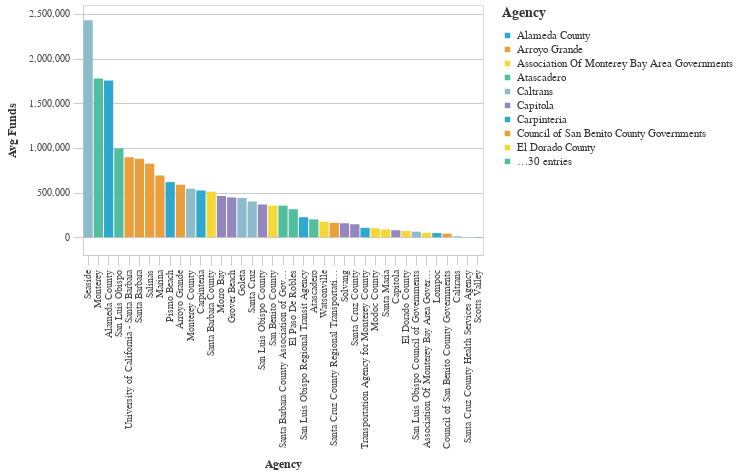

This figure's notebook cell:
### Markdown cell above
### Lowest Average Total Funds by Agency ($2021)

### Code cell
#Bar chart Bottom Average Total Requested Funds by Agency
avg_funds_bottom = (df>>group_by(_.primary_agency_name)>>summarize(avg_funds=_.adjusted_total_requested.mean())>>arrange(-_.avg_funds)).tail(50)

chart5=( _dla_utils.basic_bar_chart_no_save((avg_funds_bottom.tail(40)), 'primary_agency_name','avg_funds', 'primary_agency_name', district))
    
display(chart5)

### Figure 1 — Vega-Lite specification as saved in the notebook (floating-point values rounded to 4 significant figures)
{"config": {"view": {"continuousWidth": 400, "continuousHeight": 300}, "axis": {"domainColor": "#cbcbcb", "grid": true, "gridColor": "#cbcbcb", "gridWidth": 1, "labelColor": "#474747", "labelFont": "Nunito Sans", "labelFontSize": 10, "labelPadding": 4, "tickColor": "#cbcbcb", "tickSize": 10, "titleColor": "#333", "titleFont": "Raleway", "titleFontSize": 12, "titlePadding": 10}, "axisBand": {"grid": false}, "background": "white", "font": "Raleway", "header": {"labelFont": "Nunito Sans", "titleFont": "Raleway"}, "legend": {"labelColor": "#333", "labelFont": "Nunito Sans", "labelFontSize": 11, "labelLimit": 0, "padding": 1, "symbolSize": 30, "symbolType": "square", "titleColor": "#333", "titleFont": "Raleway", "titleFontSize": 14, "titlePadding": 10}, "title": {"anchor": "middle", "font": "Raleway", "fontSize": 18, "fontWeight": 300, "offset": 20}}, "data": {"name": "data-39825cd6d3b6ffcccf754ad0f57cae8b"}, "mark": "bar", "encoding": {"color": {"field": "primary_agency_name", "legend": {"symbolLimit": 10, "title": "Agency"}, "scale": {"range": ["#2EA8CE", "#EB9F3C", "#F4D837", "#51BF9D", "#8CBCCB", "#9487C0"]}, "type": "nominal"}, "tooltip": [{"field": "primary_agency_name", "type": "nominal"}, {"field": "avg_funds", "type": "quantitative"}], "x": {"field": "primary_agency_name", "sort": "-y", "title": "Agency", "type": "nominal"}, "y": {"field": "avg_funds", "title": "Avg Funds", "type": "quantitative"}}, "height": 250, "width": 400, "$schema": "https://vega.github.io/schema/vega-lite/v4.17.0.json", "datasets": {"data-39825cd6d3b6ffcccf754ad0f57cae8b": [{"primary_agency_name": "Seaside", "avg_funds": 2428000.0}, {"primary_agency_name": "Monterey", "avg_funds": 1778000.0}, {"primary_agency_name": "Alameda County", "avg_funds": 1755000.0}, {"primary_agency_name": "San Luis Obispo", "avg_funds": 994100.0}, {"primary_agency_name": "University of California - Santa Barbara", "avg_funds": 894700.0}, {"primary_agency_name": "Santa Barbara", "avg_funds": 878000.0}, {"primary_agency_name": "Salinas", "avg_funds": 823100.0}, {"primary_agency_name": "Marina", "avg_funds": 690400.0}, {"primary_agency_name": "Pismo Beach", "avg_funds": 616600.0}, {"primary_agency_name": "Arroyo Grande", "avg_funds": 587300.0}, {"primary_agency_name": "Monterey County", "avg_funds": 542500.0}, {"primary_agency_name": "Carpinteria", "avg_funds": 522600.0}, {"primary_agency_name": "Santa Barbara County", "avg_funds": 508800.0}, {"primary_agency_name": "Morro Bay", "avg_funds": 461300.0}, {"primary_agency_name": "Grover Beach", "avg_funds": 444600.0}, {"primary_agency_name": "Goleta", "avg_funds": 438400.0}, {"primary_agency_name": "Santa Cruz", "avg_funds": 399400.0}, {"primary_agency_name": "San Luis Obispo County", "avg_funds": 366100.0}, {"primary_agency_name": "San Benito County", "avg_funds": 353400.0}, {"primary_agency_name": "Santa Barbara County Association of Governments", "avg_funds": 353000.0}, {"primary_agency_name": "El Paso De Robles", "avg_funds": 312800.0}, {"primary_agency_name": "San Luis Obispo Regional Transit Agency", "avg_funds": 223500.0}, {"primary_agency_name": "Atascadero", "avg_funds": 199400.0}, {"primary_agency_name": "Watsonville", "avg_funds": 173900.0}, {"primary_agency_name": "Santa Cruz County Regional Transportation Commission", "avg_funds": 161000.0}, {"primary_agency_name": "Solvang", "avg_funds": 155600.0}, {"primary_agency_name": "Santa Cruz County", "avg_funds": 144200.0}, {"primary_agency_name": "Transportation Agency for Monterey County", "avg_funds": 104200.0}, {"primary_agency_name": "Modoc County", "avg_funds": 98940.0}, {"primary_agency_name": "Santa Maria", "avg_funds": 86840.0}, {"primary_agency_name": "Capitola", "avg_funds": 77770.0}, {"primary_agency_name": "El Dorado County", "avg_funds": 68950.0}, {"primary_agency_name": "San Luis Obispo Council of Governments", "avg_funds": 61010.0}, {"primary_agency_name": "Association Of Monterey Bay Area Governments", "avg_funds": 49110.0}, {"primary_agency_name": "Lompoc", "avg_funds": 45530.0}, {"primary_agency_name": "Council of San Benito County Governments", "avg_funds": 39070.0}, {"primary_agency_name": "Caltrans", "avg_funds": 9655.0}, {"primary_agency_name": "Santa Cruz County Health Services Agency", "avg_funds": -612.0}, {"primary_agency_name": "Scotts Valley", "avg_funds": -4552.0}]}}
